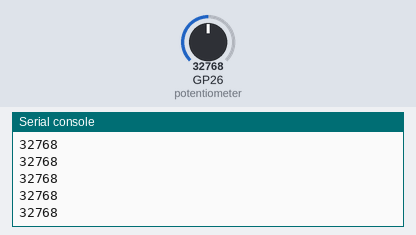
The program below on a simulated Raspberry Pi Pico running MicroPython. Shown: the last lines printed to the serial console. The test bench sets the inputs (shaded band); at power-on: GP26 (potentiometer) = 32768 (analog values on the 0–65535 scale).

Above: at 1.2 s.
1.3 s: GP26 (potentiometer) set to 45874
At 1.31 s:
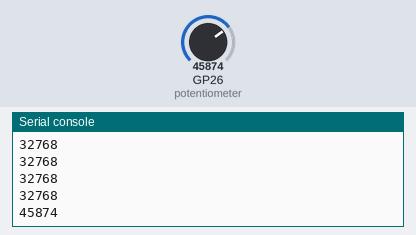
2.8 s: GP26 (potentiometer) set to 57670
At 2.81 s:
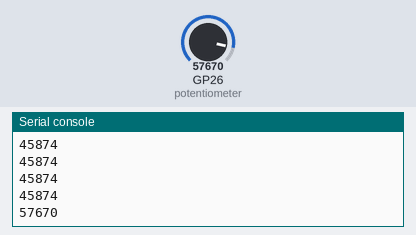
Timing chart, 0 to 5.8 s (numbered marks = the images above; inputs shaded):
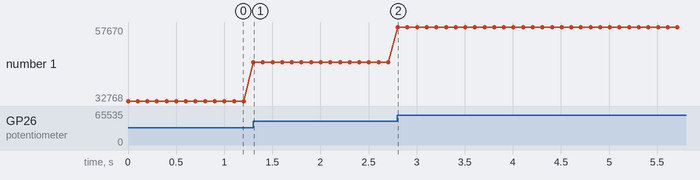

The program:

potentiometer.py
```python
'''
 * Keyestudio 37 in 1 Starter Kit for Raspberry Pi Pico
 * lesson 17
 * Rotary potentiometer
 * http://www.keyestudio.com
'''
import machine
import utime

potentiometer = machine.ADC(26)

while True:
    pot_value = potentiometer.read_u16()
    print(pot_value)
    utime.sleep(0.1)
```

Measured:
- after the input at 1.3 s, the serial console: prints a new line at once (image 1)
- after the input at 2.8 s, the serial console: prints a new line at once (image 2)
- plotted number 1: 32768 → 45874 after the input at 1.3 s, 45874 → 57670 after the input at 2.8 s
